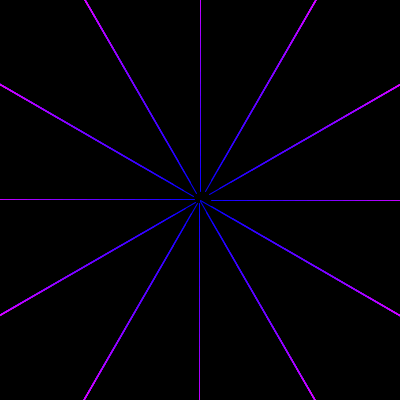
Frame 1 (no input)
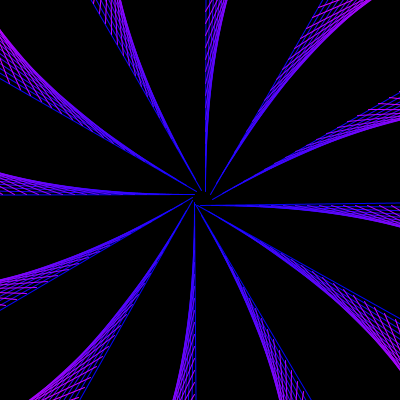
Frame 60 (the mouse pressed at the canvas centre just before this capture)
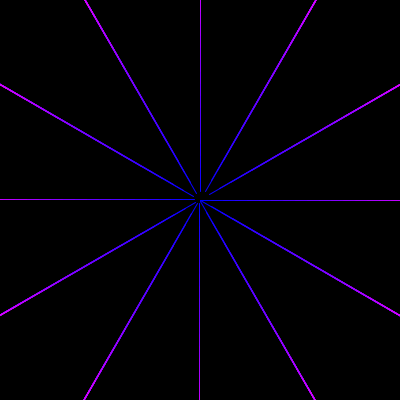
Frame 120 (the mouse held since frame 60 and released just before this capture)

The Processing sketch that drew these frames (run headless with seeded random() and noise(); from frame 60 on, the mouse is pressed at the canvas centre):

// Processing sketch: processing_1895
// ── processing_1895.pde

float x = 0;
float y = 0;
float a = 0;
float b = 0;
float c = 0;

void setup() {
  size(400, 400);
  smooth();
}

void draw() {
  background(0);
  translate(width/2, height/2);
  for (x = 0; x < width; x ++) {
    stroke(x, y, a + b);
    y = c*10;
    for (a = 0; a < width; a ++) {
    b = x * tan(c);
    }
    line(x, y, a, b);
    rotate(radians(30));
    }
  c += 0.01;
  if (mousePressed) {
    c = 0;
  }
}
